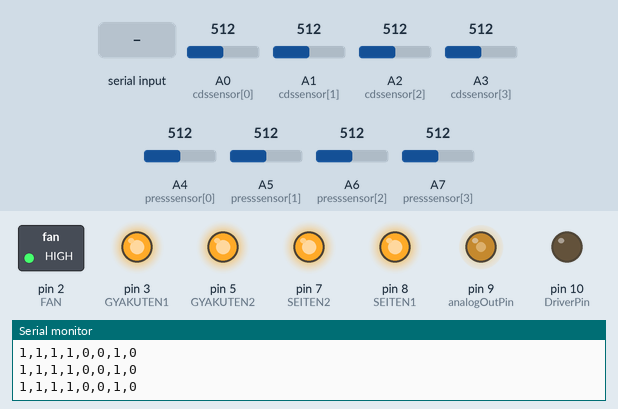
The sketch below on a simulated Arduino Nano, built with avr-gcc and run on an emulated ATmega328P. On the bench: switched loads named in the sketch (green lamp = pin HIGH), output pins drawn as LEDs (lit = HIGH), the last lines printed to the serial monitor. Inputs (shaded band) come from the test bench; at power-on: A3 (cdssensor[3]) = 512, A0 (cdssensor[0]) = 512, A1 (cdssensor[1]) = 512, A2 (cdssensor[2]) = 512, A4 (presssensor[0]) = 512, A5 (presssensor[1]) = 512, A6 (presssensor[2]) = 512, A7 (presssensor[3]) = 512.

Above: at 1.2 s.
1.3 s: A3 (cdssensor[3]) set to 30
At 2.4 s:
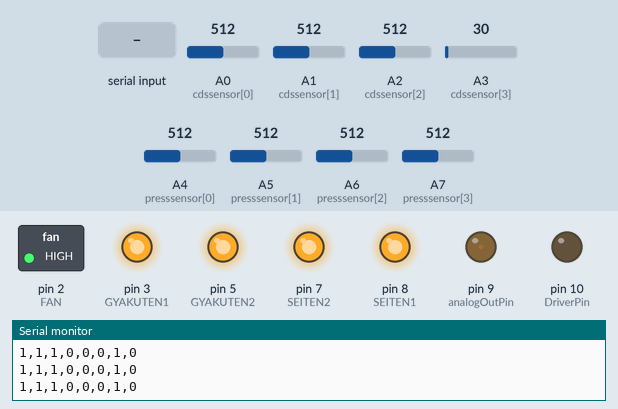
2.8 s: "1" received over Serial
At 3.6 s:
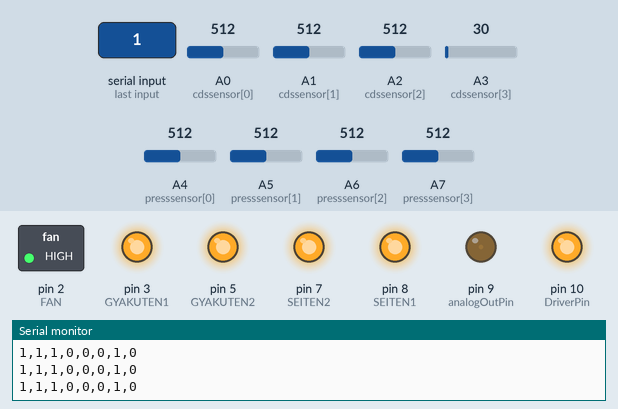
4.3 s: "3" received over Serial
At 5.0 s:
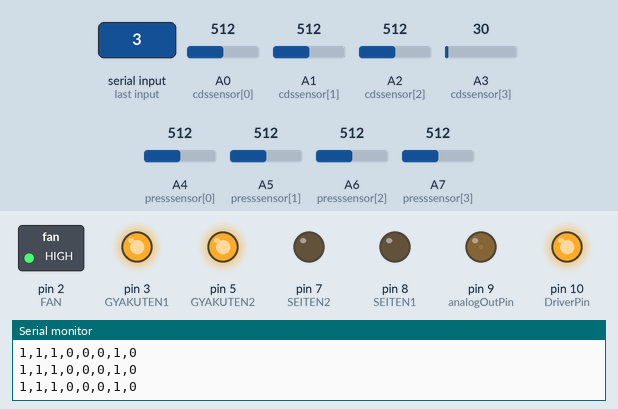
5.8 s: A3 (cdssensor[3]) set to 306
At 6.8 s:
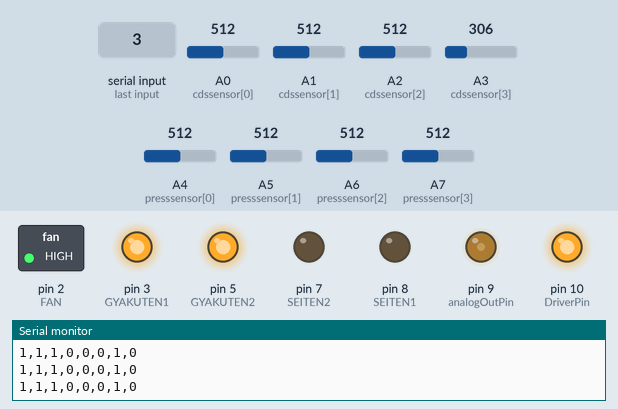
7.3 s: "2" received over Serial
At 8.0 s:
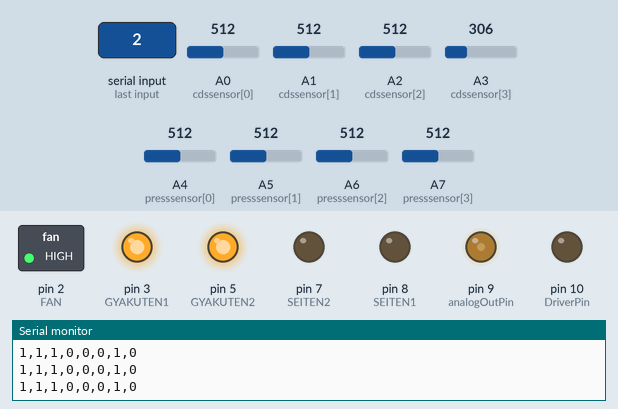
10.3 s: "5" received over Serial
At 11.4 s:
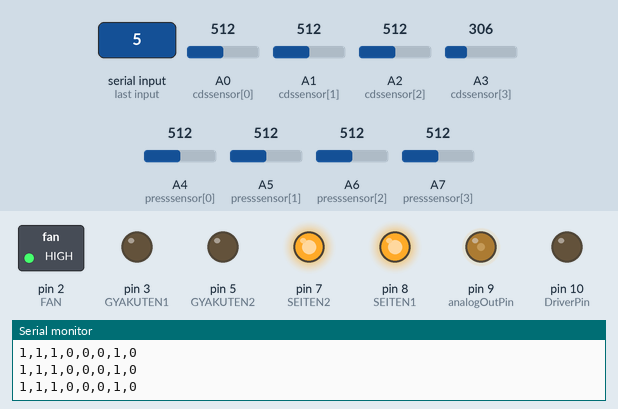
Timing chart, 0 to 16.3 s (numbered marks = the images above; inputs shaded):
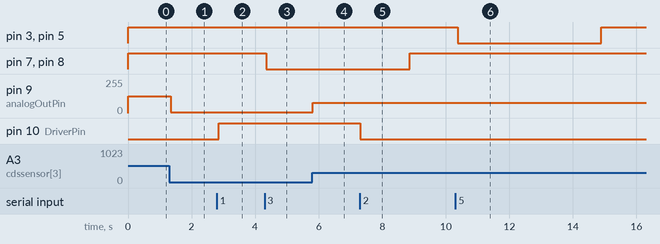

The sketch:

arduino.ino
```cpp
//閾値の再設定　SHIKII　８か所
//センサの値実測値sensorValuecds,seonsorValuepress
//白と黒踏むの　on と　off　on=1,off=0 siglnal[i]
//閾値の上限以上かそうでないかの方がやりやすいと思う．

const int SEITEN1 = 8,SEITEN2 = 7,GYAKUTEN1 = 3,GYAKUTEN2 = 5;  //ピンの名称をわかりやすく
const int FAN = 2;
//char c;  //シリアル通信受信用
unsigned long safeTime = 4500;
unsigned long time_old = -1;
unsigned long time_new = 0;
boolean testFlg = false;


String s="";
int DriverPin = 10;

//cds
int SHIKIIcds[4] = {
  200,450,450,400};//閾値
int borw[4] = {
  0,0,0,0}; //black left hand->1, right hand->2  left leg->3,  right leg->4
int pborw[4] = {


  0,0,0,0};
int bwcount[4] = {
  0,0,0,0};

//圧力センサ
int SHIKIIpress[4] = {
 660,520,500,800}; //閾値
int onoff[4] = {
  0,0,0,0}; //black left hand->1, right hand->2  left leg->3,  right leg->4
int ponoff[4] = {
  0,0,0,0};
int ofcount[4] = {
  0,0,0,0};


// These constants won't change.  They're used to give names
// to the pins used:
const int cdssensor[4] = {
  A0,A1,A2,A3};  // Analog input pin that the potentiometer is attached to
const int presssensor[4]={
  A4,A5,A6,A7};
const int analogOutPin = 9; // Analog output pin that the LED is attached to

int sensorValuecds[4] = {
  0,0,0,0};        // value read from the pot
int sensorValuepress[4] = {
  0,0,0,0};        // value read from the pot

int outputValue = 0;        // value output to the PWM (analog out)


void setup() {
  // initialize serial communications at 9600 bps:
  pinMode( DriverPin, OUTPUT);
digitalWrite(DriverPin,LOW);
  Serial.begin(115200);
  pinMode(SEITEN1,OUTPUT);
  pinMode(SEITEN2,OUTPUT);
  pinMode(GYAKUTEN1,OUTPUT);
  pinMode(GYAKUTEN2,OUTPUT);
  pinMode(FAN,OUTPUT);

  //pinMode(testPin,OUTPUT);
  digitalWrite(SEITEN1,HIGH);
  digitalWrite(SEITEN2,HIGH);
  digitalWrite(GYAKUTEN1,HIGH);
  digitalWrite(GYAKUTEN2,HIGH);
  digitalWrite(FAN,HIGH);

}

void loop() {

  int signal[8]={
    0,0,0,0,0,0,0,0 };

  //LED,cds
  int i=0;
  for(i=0;i<4;i++){
    // read the analog in value:
    sensorValuecds[i] = analogRead(cdssensor[i]);
     //Serial.println(sensorValuecds[i]); //CDSの値
  }


  //Serial.println(sensorValuecds[0]); //CDSの値


  //閾値は1が１が黒、0が白

  for(i=0;i<4;i++){
    pborw[i] = borw[i];
    if(sensorValuecds[i]>SHIKIIcds[i]) {
      //borw[i] = 1; //現在のblack/whiteの0/1値　　　　　　　　　//環境が明るい時は黒に反応するよう　borw=1　暗い時はborw=0
      signal[i] = 1;
  }
    else if(sensorValuecds[i]<SHIKIIcds[i]){
      //borw[i] = 0;                                             //環境が明るい時は白に反応するよう　borw=1　暗い時はborw=0
      signal[i] = 0;
  }


//on(1)とoff(0) の方
    if(pborw[i] == 0 && borw[i] == 1) {
      //Serial.print(i);
      // Serial.print("white");
      signal[i]=1;
      // Serial.print(signal[i]);
    }
    else if(pborw[i] == 1 && borw[i] == 0){
      //Serial.print(i);
      //Serial.print("black");
      signal[i]=0;
      //Serial.print(signal[i]);
    }


    //map it to the range of the analog out;    //ここ４行あんま関係ない？サンプルのまま
    outputValue = map(sensorValuecds[i], 0, 1023, 0, 255);
    // change the analog out value:
    analogWrite(analogOutPin, outputValue);
  }


  // 圧力センサ
  for(i=0;i<4;i++){
    // read the analog in value:
    sensorValuepress[i] = analogRead(presssensor[i]);
    // Serial.println(sensorValuepress[i]); //圧力
  }
  for(i=0;i<4;i++){
    ponoff[i] = onoff[i];
    if(sensorValuepress[i]>SHIKIIpress[i]){
      //onoff[i+4] = 1; //現在のblack/whiteの0/1値
      signal[i+4]=1;
    }
    else if(sensorValuepress[i]<SHIKIIpress[i]){
      //onoff[i+4] = 0;
      signal[i+4]=0;
    }


/*
    if(ponoff[i] == 0 && onoff[i] == 1) {
      // Serial.print(i);
      //Serial.println("on");
      signal[i+4]=1;
    }
    else if(ponoff[i] == 1 && onoff[i] == 0){
      //Serial.print(i);
      //Serial.println("off");
      signal[i+4]=0;
    }
*/
  }
  s="";
for(int k = 0;k<8;k++){
  if(k!=0)
    s.concat(",");
  s.concat(String(signal[k]));
//Serial.print(signal[k]);
//Serial.print(",");
}

Serial.println(s);

//Serial.println(analogRead(A4));

  delay(50);

if(Serial.available()>0){
    char  c = Serial.read();
    Serial.flush();
    judge(c);
  }
  time_new = millis();
  if(time_old != -1){
    if( (time_new-time_old) > safeTime )
      reset();
  }

}


void judge(char c){
  if(c == '1'){
    digitalWrite(DriverPin,HIGH);
  }

  else if(c == '2'){
      digitalWrite(DriverPin,LOW);//落下用ドリル停止
  }
    else if(c == '3'){
      //正回転ドリルモード
      drill_plus();
    }
    else if(c == '4'){
      reset();
    }
    else if(c == '5'){
      //逆回転ドリルモード
      drill_minus();
    }
    else if(c == '6'){
      //testFlg = false;
      reset();
      delay(50);
    }
    else if(c == '7'){
      //逆回転ドリルモード
      digitalWrite(FAN,LOW);
    }
    else if(c == '8'){
      digitalWrite(FAN,HIGH);
    }

}
void reset(){
  time_old = -1;
  digitalWrite(SEITEN1,HIGH);
  digitalWrite(SEITEN2,HIGH);
  digitalWrite(GYAKUTEN1,HIGH);
  digitalWrite(GYAKUTEN2,HIGH);
  //digitalWrite(testPin,HIGH);
  //delay(50);
}
void drill_plus(){
  reset();
  delay(50);
  //migi mawari is plus
  digitalWrite(SEITEN1,LOW);
  delay(5);
  digitalWrite(SEITEN2,LOW);
  time_old = millis();
}

void drill_minus(){
 //left mawari is minus
  reset();
  delay(50);
  digitalWrite(GYAKUTEN1,LOW);
  delay(5);
  digitalWrite(GYAKUTEN2,LOW);
  time_old = millis();
}
```

Measured:
- after the input at 1.3 s, pin 9 (analogOutPin): 127/255 → 7/255 after 0.05 s
- after the input at 2.8 s, pin 10 (DriverPin): LOW → HIGH after 0.05 s
- after the input at 4.3 s, pin 7 (SEITEN2): HIGH → LOW after 0.06 s; pin 8 (SEITEN1): HIGH → LOW after 0.05 s
- after the input at 5.8 s, pin 9 (analogOutPin): 7/255 → 76/255 at once
- after the input at 7.3 s, pin 10 (DriverPin): HIGH → LOW at once
- after the input at 10.3 s, pin 3 (GYAKUTEN1), pin 5 (GYAKUTEN2): HIGH → LOW after 0.07 s, → HIGH 4.5 s later
